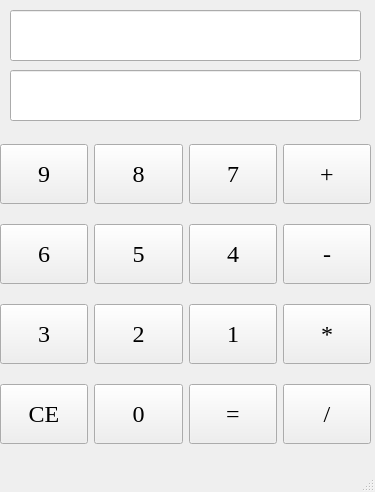
<?xml version="1.0" encoding="UTF-8"?>
<ui version="4.0">
 <class>MainWindow</class>
 <widget class="QMainWindow" name="MainWindow">
  <property name="geometry">
   <rect>
    <x>0</x>
    <y>0</y>
    <width>375</width>
    <height>492</height>
   </rect>
  </property>
  <property name="windowTitle">
   <string>MainWindow</string>
  </property>
  <widget class="QWidget" name="centralwidget">
   <widget class="QWidget" name="layoutWidget">
    <property name="geometry">
     <rect>
      <x>0</x>
      <y>130</y>
      <width>371</width>
      <height>331</height>
     </rect>
    </property>
    <layout class="QGridLayout" name="gridLayout">
     <item row="0" column="0">
      <widget class="QPushButton" name="pushButton_9">
       <property name="minimumSize">
        <size>
         <width>60</width>
         <height>60</height>
        </size>
       </property>
       <property name="font">
        <font>
         <family>Times New Roman</family>
         <pointsize>18</pointsize>
        </font>
       </property>
       <property name="text">
        <string>9</string>
       </property>
      </widget>
     </item>
     <item row="0" column="1">
      <widget class="QPushButton" name="pushButton_8">
       <property name="minimumSize">
        <size>
         <width>60</width>
         <height>60</height>
        </size>
       </property>
       <property name="font">
        <font>
         <family>Times New Roman</family>
         <pointsize>18</pointsize>
        </font>
       </property>
       <property name="text">
        <string>8</string>
       </property>
      </widget>
     </item>
     <item row="0" column="2">
      <widget class="QPushButton" name="pushButton_7">
       <property name="minimumSize">
        <size>
         <width>60</width>
         <height>60</height>
        </size>
       </property>
       <property name="font">
        <font>
         <family>Times New Roman</family>
         <pointsize>18</pointsize>
        </font>
       </property>
       <property name="text">
        <string>7</string>
       </property>
      </widget>
     </item>
     <item row="0" column="3">
      <widget class="QPushButton" name="pushButton_plus">
       <property name="minimumSize">
        <size>
         <width>60</width>
         <height>60</height>
        </size>
       </property>
       <property name="font">
        <font>
         <family>Times New Roman</family>
         <pointsize>18</pointsize>
        </font>
       </property>
       <property name="text">
        <string>+</string>
       </property>
      </widget>
     </item>
     <item row="1" column="0">
      <widget class="QPushButton" name="pushButton_6">
       <property name="minimumSize">
        <size>
         <width>60</width>
         <height>60</height>
        </size>
       </property>
       <property name="font">
        <font>
         <family>Times New Roman</family>
         <pointsize>18</pointsize>
        </font>
       </property>
       <property name="text">
        <string>6</string>
       </property>
      </widget>
     </item>
     <item row="1" column="1">
      <widget class="QPushButton" name="pushButton_5">
       <property name="minimumSize">
        <size>
         <width>60</width>
         <height>60</height>
        </size>
       </property>
       <property name="font">
        <font>
         <family>Times New Roman</family>
         <pointsize>18</pointsize>
        </font>
       </property>
       <property name="text">
        <string>5</string>
       </property>
      </widget>
     </item>
     <item row="1" column="2">
      <widget class="QPushButton" name="pushButton_4">
       <property name="minimumSize">
        <size>
         <width>60</width>
         <height>60</height>
        </size>
       </property>
       <property name="font">
        <font>
         <family>Times New Roman</family>
         <pointsize>18</pointsize>
        </font>
       </property>
       <property name="text">
        <string>4</string>
       </property>
      </widget>
     </item>
     <item row="1" column="3">
      <widget class="QPushButton" name="pushButton_minus">
       <property name="minimumSize">
        <size>
         <width>60</width>
         <height>60</height>
        </size>
       </property>
       <property name="font">
        <font>
         <family>Times New Roman</family>
         <pointsize>18</pointsize>
        </font>
       </property>
       <property name="text">
        <string>-</string>
       </property>
      </widget>
     </item>
     <item row="2" column="0">
      <widget class="QPushButton" name="pushButton_3">
       <property name="minimumSize">
        <size>
         <width>60</width>
         <height>60</height>
        </size>
       </property>
       <property name="font">
        <font>
         <family>Times New Roman</family>
         <pointsize>18</pointsize>
        </font>
       </property>
       <property name="text">
        <string>3</string>
       </property>
      </widget>
     </item>
     <item row="2" column="1">
      <widget class="QPushButton" name="pushButton_2">
       <property name="minimumSize">
        <size>
         <width>60</width>
         <height>60</height>
        </size>
       </property>
       <property name="font">
        <font>
         <family>Times New Roman</family>
         <pointsize>18</pointsize>
        </font>
       </property>
       <property name="text">
        <string>2</string>
       </property>
      </widget>
     </item>
     <item row="2" column="2">
      <widget class="QPushButton" name="pushButton_1">
       <property name="minimumSize">
        <size>
         <width>60</width>
         <height>60</height>
        </size>
       </property>
       <property name="font">
        <font>
         <family>Times New Roman</family>
         <pointsize>18</pointsize>
        </font>
       </property>
       <property name="text">
        <string>1</string>
       </property>
      </widget>
     </item>
     <item row="2" column="3">
      <widget class="QPushButton" name="pushButton_multiple">
       <property name="minimumSize">
        <size>
         <width>60</width>
         <height>60</height>
        </size>
       </property>
       <property name="font">
        <font>
         <family>Times New Roman</family>
         <pointsize>18</pointsize>
        </font>
       </property>
       <property name="text">
        <string>*</string>
       </property>
      </widget>
     </item>
     <item row="3" column="0">
      <widget class="QPushButton" name="pushButton_CE">
       <property name="minimumSize">
        <size>
         <width>60</width>
         <height>60</height>
        </size>
       </property>
       <property name="font">
        <font>
         <family>Times New Roman</family>
         <pointsize>18</pointsize>
        </font>
       </property>
       <property name="text">
        <string>CE</string>
       </property>
      </widget>
     </item>
     <item row="3" column="1">
      <widget class="QPushButton" name="pushButton_0">
       <property name="minimumSize">
        <size>
         <width>60</width>
         <height>60</height>
        </size>
       </property>
       <property name="font">
        <font>
         <family>Times New Roman</family>
         <pointsize>18</pointsize>
        </font>
       </property>
       <property name="text">
        <string>0</string>
       </property>
      </widget>
     </item>
     <item row="3" column="2">
      <widget class="QPushButton" name="pushButton_equal">
       <property name="minimumSize">
        <size>
         <width>60</width>
         <height>60</height>
        </size>
       </property>
       <property name="font">
        <font>
         <family>Times New Roman</family>
         <pointsize>18</pointsize>
        </font>
       </property>
       <property name="text">
        <string>=</string>
       </property>
      </widget>
     </item>
     <item row="3" column="3">
      <widget class="QPushButton" name="pushButton_divide">
       <property name="minimumSize">
        <size>
         <width>60</width>
         <height>60</height>
        </size>
       </property>
       <property name="font">
        <font>
         <family>Times New Roman</family>
         <pointsize>18</pointsize>
        </font>
       </property>
       <property name="text">
        <string>/</string>
       </property>
      </widget>
     </item>
    </layout>
   </widget>
   <widget class="QLineEdit" name="result">
    <property name="geometry">
     <rect>
      <x>10</x>
      <y>10</y>
      <width>351</width>
      <height>51</height>
     </rect>
    </property>
   </widget>
   <widget class="QLineEdit" name="equation">
    <property name="geometry">
     <rect>
      <x>10</x>
      <y>70</y>
      <width>351</width>
      <height>51</height>
     </rect>
    </property>
   </widget>
  </widget>
  <widget class="QMenuBar" name="menubar">
   <property name="geometry">
    <rect>
     <x>0</x>
     <y>0</y>
     <width>375</width>
     <height>23</height>
    </rect>
   </property>
  </widget>
  <widget class="QStatusBar" name="statusbar"/>
 </widget>
 <resources/>
 <connections/>
</ui>
